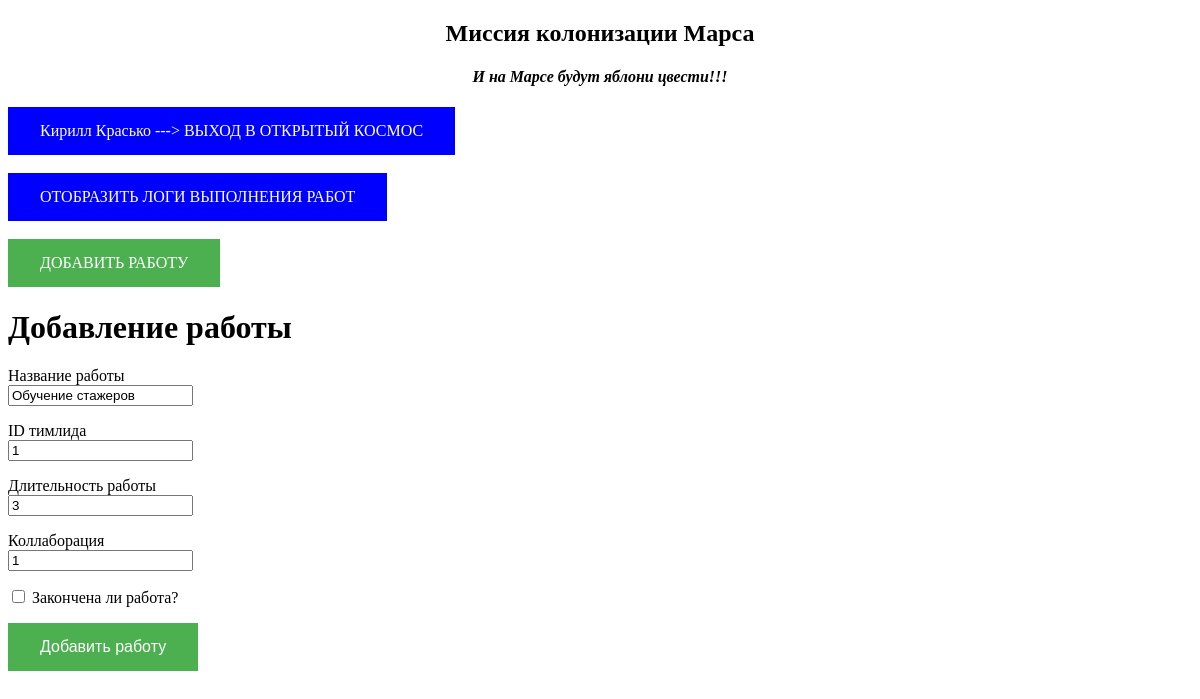
/jobs/1 (signed in), run on the app's committed database.
### data/users.py (models this page shows, shortened)
class User(SqlAlchemyBase, UserMixin, SerializerMixin):
    __tablename__ = "users"
    id = sqlalchemy.Column(sqlalchemy.Integer, primary_key=True, autoincrement=True)
    surname = sqlalchemy.Column(sqlalchemy.String, nullable=True)
    name = sqlalchemy.Column(sqlalchemy.String, nullable=True)
    age = sqlalchemy.Column(sqlalchemy.Integer, nullable=True)
    password = sqlalchemy.Column(sqlalchemy.String, nullable=True)
    position = sqlalchemy.Column(sqlalchemy.String, nullable=True)
    speciality = sqlalchemy.Column(sqlalchemy.String, nullable=True)
    address = sqlalchemy.Column(sqlalchemy.String, nullable=True)
    email = sqlalchemy.Column(sqlalchemy.String, unique=True, nullable=True)
    hashed_password = sqlalchemy.Column(sqlalchemy.String, nullable=True)
    modified_date = sqlalchemy.Column(sqlalchemy.DateTime, default=datetime.datetime.now)
    jobs = orm.relationship("Jobs", back_populates='user')

### data/jobs.py (models this page shows, shortened)
class Jobs(SqlAlchemyBase, UserMixin, SerializerMixin):
    __tablename__ = "jobs"
    id = sqlalchemy.Column(sqlalchemy.Integer, primary_key=True, autoincrement=True)
    team_leader = sqlalchemy.Column(sqlalchemy.Integer, sqlalchemy.ForeignKey("users.id"))
    job = sqlalchemy.Column(sqlalchemy.String, nullable=True)
    work_size = sqlalchemy.Column(sqlalchemy.Integer, nullable=True)
    collaborators = sqlalchemy.Column(sqlalchemy.String, nullable=True)
    start_date = sqlalchemy.Column(sqlalchemy.DateTime, default=datetime.datetime.now)
    end_date = sqlalchemy.Column(sqlalchemy.DateTime, default=datetime.datetime.now)
    is_finished = sqlalchemy.Column(sqlalchemy.Boolean, default=True)
    is_new_job = sqlalchemy.Column(sqlalchemy.Boolean, default=True)
    user = orm.relationship("User")

### server.py (the view, shortened to what this page needs)
@app.route('/jobs/<int:id>', methods=['GET', 'POST'])
@login_required
def job_edit(id):
    form = AddJobForm()
    if request.method == "GET":
        db_sess = db_session.create_session()
        jobs = db_sess.query(Jobs).filter(Jobs.id == id,
                                          (Jobs.team_leader == current_user.id) | (
                                                      current_user.id == 1)).first()
        if jobs:
            form.job.data = jobs.job
            form.team_leader.data = jobs.team_leader
            form.work_size.data = jobs.work_size
            form.collaborators.data = jobs.collaborators
            form.is_finished.data = jobs.is_finished
        else:
            abort(404)
    return render_template('addjob.html', title='Job Edit', form=form)

### data/add_job.py
class AddJobForm(FlaskForm):
    job = StringField('Название работы', validators=[DataRequired()])
    team_leader = IntegerField('ID тимлида', validators=[DataRequired()])
    work_size = StringField('Длительность работы', validators=[DataRequired()])
    collaborators = StringField('Коллаборация', validators=[DataRequired()])
    is_finished = BooleanField('Закончена ли работа?')
    submit = SubmitField('Добавить работу')

### data/db_session.py (called while the page is built)
def create_session() -> Session:
    global __factory
    return __factory()

### server.py (called while the page is built)
@login_manager.user_loader
def load_user(user_id):
    db_sess = db_session.create_session()
    return db_sess.query(User).get(user_id)

### templates/addjob.html (shortened to what this page needs)
{% extends "base.html" %}
{% block content %}
<h1>Добавление работы</h1>
<form action="" method="post">
    <p>
        {{ form.job.label }}<br>
        {{ form.job(class="form-control") }}<br>
    </p>
    <p>
        {{ form.team_leader.label }}<br>
        {{ form.team_leader(class="form-control") }}<br>
    </p>
    <p>
        {{ form.work_size.label }}<br>
        {{ form.work_size(class="form-control") }}<br>
    </p>
    <p>
        {{ form.collaborators.label }}<br>
        {{ form.collaborators(class="form-control") }}<br>
    </p>
    <p>{{ form.is_finished() }} {{ form.is_finished.label }}</p>
    <p>{{ form.submit(type="submit", class="btn btn-primary") }}</p>
</form>
{% endblock %}

### templates/base.html (shortened to what this page needs)
<!doctype html>
<html lang="en">
<head>
    <link rel="stylesheet" type="text/css" href="../static/css/stylesheet.css"/>
</head>
<body>
<header>
    <nav class="navbar navbar-expand-lg navbar-light bg-light">
        <h1 align="center"><b>Миссия колонизации Марса</b></h1>
    </nav>
    <h4 align="center"><i>И на Марсе будут яблони цвести!!!</i></h4>
    {% if current_user.is_authenticated %}
    <a class="navbar-brand" href="/logout">{{current_user.name}} {{current_user.surname}} ---> ВЫХОД В ОТКРЫТЫЙ КОСМОС</a><br>
    <br>
    <a class="navbar-brand" href="/index">ОТОБРАЗИТЬ ЛОГИ ВЫПОЛНЕНИЯ РАБОТ</a><br>
    <br>
    <a href="/addjob" class="btn btn-secondary">ДОБАВИТЬ РАБОТУ</a>
{% else %}
    <p align="center">
        <a class="btn btn-primary " href="/register">Зарегистрироваться</a>
        <a class="btn btn-success" href="/login">Войти</a>
    </p>
{% endif %}
</header>
<main role="main" class="container">
    {% block content %}{% endblock %}
</main>
</body>
</html>

### static/css/stylesheet.css (style rules this page uses)
.btn { background-color: #4CAF50; border: none; color: white; padding: 15px 32px; text-align: center; text-decoration: none; display: inline-block; font-size: 16px; }
.navbar-brand { background-color: blue; border: none; color: white; padding: 15px 32px; text-align: center; text-decoration: none; display: inline-block; font-size: 16px; }

### data on the page
User: name "Кирилл", surname "Красько"
Jobs: job "Обучение стажеров", team_leader "1", work_size "3", collaborators "1"
